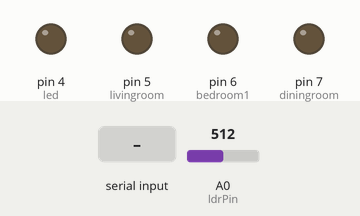
Simulated run of this sketch. Board: Arduino Uno, built with avr-gcc and run on an emulated ATmega328P. Shown: output pins drawn as LEDs (lit = HIGH). The test bench sets the inputs (shaded band); at power-on: A0 (ldrPin) = 512.

Above: at 1.2 s.
1.3 s: "1" received over the second serial link
At 1.8 s:
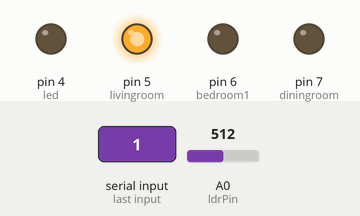
2.8 s: "0" received over the second serial link
At 3.5 s:
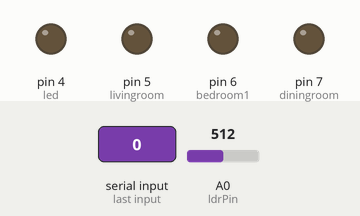
Timing chart, 0 to 5.8 s (numbered marks = the images above; inputs shaded):
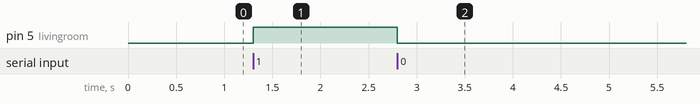

Measured:
- after the input at 1.3 s, pin 5 (livingroom): LOW → HIGH at once
- after the input at 2.8 s, pin 5 (livingroom): HIGH → LOW at once

The sketch:

home_lighiting.ino
```cpp
#include <Arduino.h>
#include <Wire.h>
#include <SoftwareSerial.h>

int livingroom = 5;
int bedroom1 = 6;
int diningroom = 7;
int ldrPin = A0;
int led = 4;
int threshold = 120;
SoftwareSerial Bluetooth(10, 11);
char Data;
void sendData(String transmitData){
Bluetooth.println(transmitData);}
void setup(){
    Bluetooth.begin(9600);
    pinMode(livingroom,OUTPUT);
    pinMode(bedroom1,OUTPUT);
    pinMode(diningroom,OUTPUT);
    pinMode(led, OUTPUT);
}
void loop(){
  int data = analogRead(ldrPin);
    if(Bluetooth.available()){
        Data=Bluetooth.read();
        if(Data==('1')){
            digitalWrite(livingroom,1);
            sendData("Living Room Light ON");
        }
        if(Data==('2')){
            digitalWrite(livingroom,0);
            sendData("Living Room Light OFF");
        }
        if(Data==('3')){
            digitalWrite(bedroom1,1);
            sendData("Bedroom Light ON");
        }
        if(Data==('4')){
            digitalWrite(bedroom1,0);
            sendData("Bedroom Light OFF");
        }
        if(Data==('5')){
            digitalWrite(diningroom,1);
            sendData("Dining Room Light ON");
        }
        if(Data==('6')){
            digitalWrite(diningroom,0);
            sendData("Dining Room Light OFF");
        }
        if(Data==('9')){
            digitalWrite(livingroom,1);
            digitalWrite(bedroom1,1);
            digitalWrite(diningroom,1);
            Data= '7';
            sendData("ALL LIGHTS ON");
        }
        if(Data==('0')){
            digitalWrite(livingroom,0);
            digitalWrite(bedroom1,0);
            digitalWrite(diningroom,0);
            Data='8';
            sendData("ALL LIGHTS OFF");
        }
        if(Data==('7')){
            if(data <= threshold)
            {
              digitalWrite(led, 1);
              sendData("BALCONY LIGHTS OFF");
            }
            else
            {
              digitalWrite(led, 0);
              sendData("BALCONY LIGHTS OFF");
            }
        }
        if(Data==('8')){
            digitalWrite(led,0);
            sendData("BALCONY LIGHTS OFF");
        }
    }
}
```
